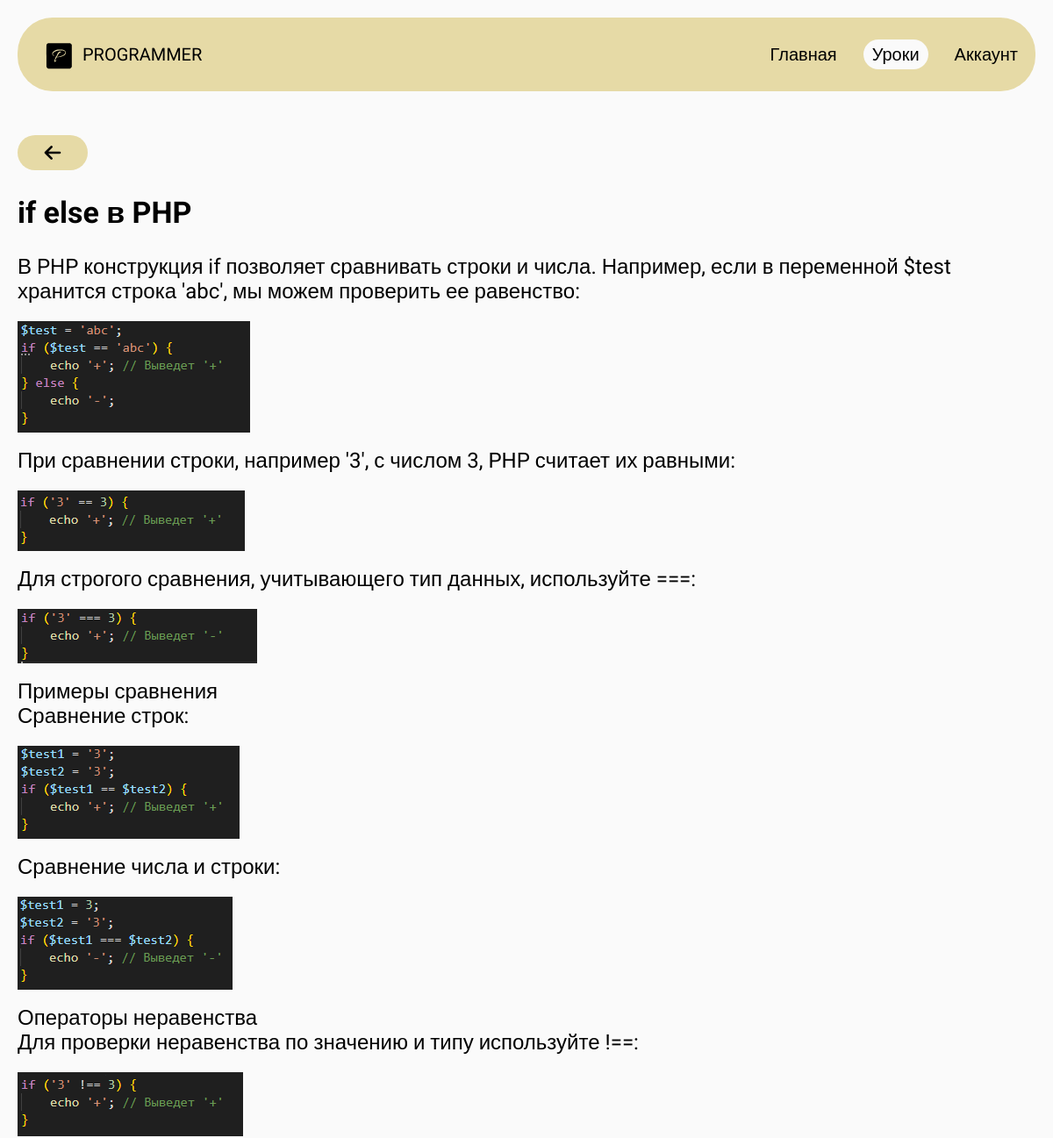
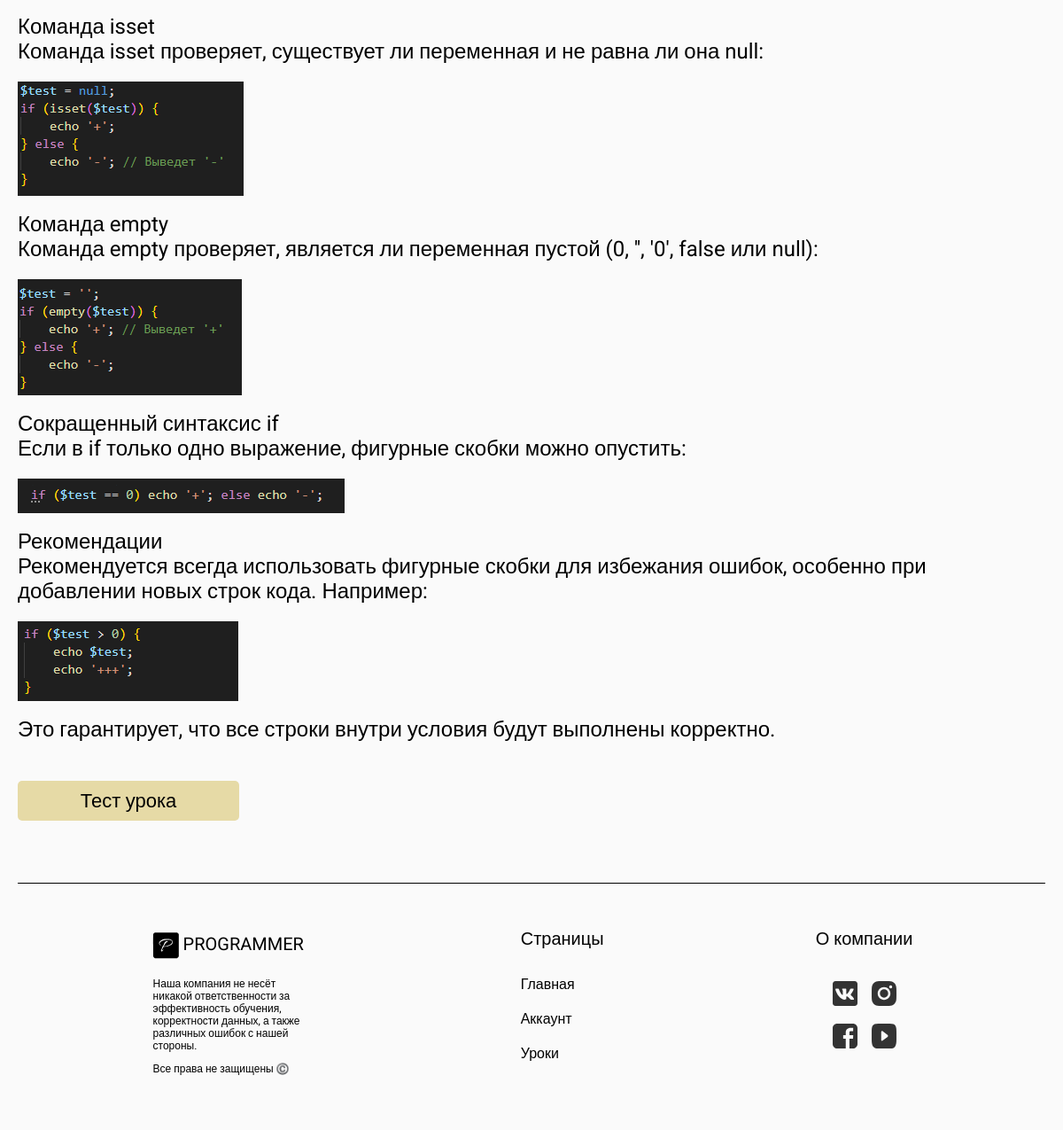
The app's page /lesson/2 (signed in) with its own data (2 pictures, top to bottom).
### app.py (models this page shows)
class Lessons(db.Model):
    __tablename__ = 'lessons'
    id = db.Column(db.Integer, primary_key=True)
    title = db.Column(db.String(100), nullable=False)
    text = db.Column(db.Text, nullable=False)
    chapter_id = db.Column(db.Integer, db.ForeignKey('chapters.id'), nullable=True)
    questions = db.relationship('Questions', backref='lesson', lazy=True)
    passed = db.relationship('UsersPassed', backref='lesson', lazy=True)

### app.py (the view)
@app.route('/lesson/<int:lesson_id>' , methods=['GET','POST'])
@checkToken
def lesson(lesson_id):
    current_lesson = Lessons.query.get_or_404(lesson_id)
    if current_lesson:
        questions = Questions.query.filter_by(lesson_id=lesson_id).all()
        for question in questions:
            question.answer_load = json.loads(question.answers)
            question.isCorrect_load = json.loads(question.isCorrect)
        chapters = Chapter.query.all()
        passed_lesson = UsersPassed.query.filter_by(user=session['user_session']).all()
        passed_lessons = set()
        for passed in passed_lesson:
            if passed.is_passed:
                passed_lessons.add(passed.lesson_id)
        its_next_lesson = set()
        if not passed_lessons and chapters:
            first_chapter = chapters[0]
            if first_chapter.lessons:
                first_lesson = sorted(first_chapter.lessons, key=lambda x: x.id)[0]
                its_next_lesson.add(first_lesson.id)
        else:
            for chapter in chapters:
                chapter_lessons = sorted([lesson for lesson in chapter.lessons if lesson.id not in passed_lessons], key=lambda x: x.id)
                if chapter_lessons:
                    its_next_lesson.add(chapter_lessons[0].id)
                    break
        if lesson_id in its_next_lesson or lesson_id in passed_lessons:
            next_lesson_id = None
            for chapter in chapters:
                chapter_lessons = sorted(chapter.lessons, key=lambda lesson: lesson.id)
                for i, lesson in enumerate(chapter_lessons):
                    if lesson.id == lesson_id:
                        if i + 1 < len(chapter_lessons):
                            next_lesson_id = chapter_lessons[i + 1].id
                        break
                if next_lesson_id:
                    break
            return render_template('lesson.html', lesson=current_lesson, questions=questions, active_page='lessons', next_lesson=next_lesson_id)
        else:
            return redirect(url_for('lessons'))
    else:
        return redirect(url_for('lessons'))

### app.py (called while the page is built)
def checkToken(f):
    @wraps(f)
    def decorated_function(*args, **kwargs):
        token = request.cookies.get(TOKEN_NAME)
        if token:
            user = UsersDB.query.filter_by(token=token).first()
            if user:
                session['user_session'] = user.username
                session['user_status'] = user.status
        return f(*args, **kwargs)
    return decorated_function

@app.before_request
def before_request():
    if 'user_session' not in session:
        token = request.cookies.get(TOKEN_NAME)
        if token:
            user = UsersDB.query.filter_by(token=token).first()
            if user:
                session['user_session'] = user.username
                session['user_status'] = user.status

### templates/lesson.html (shortened to what this page needs)
{% extends 'pattern.html' %}
{% block main %}
    {% if session['user_session'] %}
        <div class="lesson">
            <a href="{{ url_for('lessons')}}" class="lesson-href"><img src="../static/img/arrow-right.svg" alt=""></a>
            <h2 class="lesson-title">{{ lesson.title }}</h2>
            <p class="lesson-text">{{ lesson.text| safe}}</p>
            <button class="lesson-test-form-button test-show-btn" onclick="showTest()">Тест урока</button>
        </div>
    {% else %}
        <script> window.location.href = "{{ url_for('index')}}"</script>
    {% endif %}
{% endblock %}

### static/css/main.css (style rules this page uses)
body { margin: 0; }
html { background-color: rgb(250, 250, 250); }
.lesson { max-width: 1200px; margin: 50px auto; padding: 0 20px; }
.lesson .lesson-href { text-decoration: none; color: black; width: 80px; height: 40px; border-radius: 20px; background-color: #e6daa6; border: none; font-size: 40px; display: flex; align-items: center; justify-content: center; cursor: pointer; }
.lesson .lesson-href img { width: 32px; rotate: 180deg; }
.lesson .lesson-title { font-size: 34px; }
.lesson .lesson-text { font-size: 24px; white-space: pre-wrap; }
.lesson .lesson-text img { max-width: 80%; display: flex; margin: 20px auto -10px 0; justify-content: left; }
.lesson .lesson-test-form-button { margin: 20px 0; width: 250px; height: 45px; font-size: 22px; border: none; border-radius: 5px; background-color: #e6daa6; }

### templates/pattern.html (style rules this page uses)
* { font-family: "Roboto", sans-serif; }

### records on screen
Lessons: title "if else в PHP", text "В PHP конструкция if позволяет сравнивать строки и числа. Например, если в переменной $test хранится строка 'abc', мы можем проверить ее равенство: При сравнении строки, например '3', с числом 3, PHP считает их равными: Для строгого сравнения, учитывающего тип данных, используйте ===: Примеры сравнения Сравнение строк: Сравнение числа и строки: Операторы неравенства Для проверки неравенства по значению и типу используйте !==: Команда isset Команда isset проверяет, существует ли переменная и не равна ли она null: Команда empty Команда empty проверяет, является ли переменная пустой (0, '', '0', false или null): Сокращенный синтаксис if Если в if только одно выражение, фигурные скобки можно…", text (picture)
